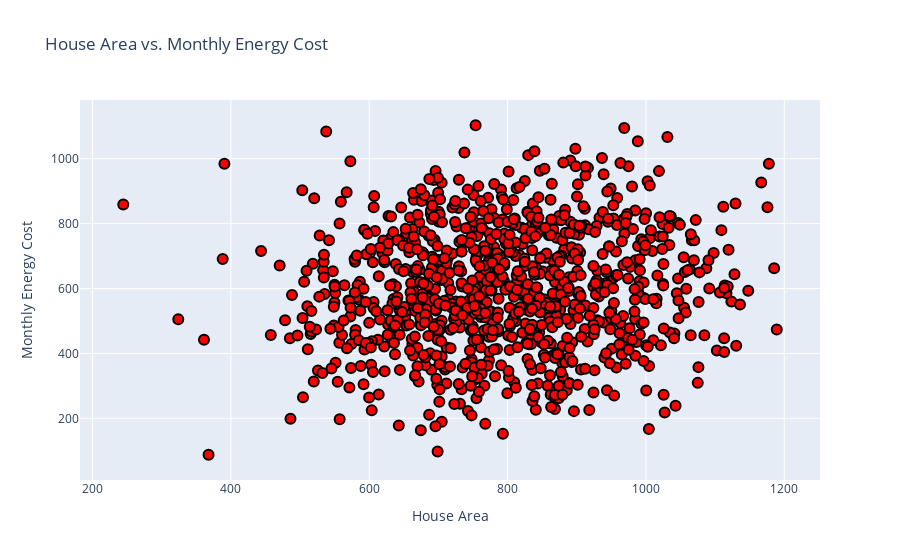

The notebook cell this image was saved under:
### Code cell
# add a layout
layout = dict(title = 'House Area vs. Monthly Energy Cost',
              xaxis= dict(title= 'House Area',ticklen= 100,zeroline= True),
              yaxis = dict(title='Monthly Energy Cost', ticklen=100, zeroline=True))

# update Scatter plot figure to include layout
fig = go.Figure(data=traces, layout=layout)
fig

### Figure 1 — Plotly figure (JSON) as saved in the notebook; plotly's stock layout.template omitted (floating-point values rounded to 4 significant figures; data arrays with more than 128 entries replaced by an {"elided": "..."} marker saying what was removed)
{"data": [{"marker": {"color": "red", "line": {"color": "black", "width": 2}, "size": 10}, "mode": "markers", "name": "area", "text": {"elided": "1000 float values"}, "type": "scatter", "x": {"elided": "1000 float values"}, "y": {"elided": "1000 float values"}}], "layout": {"title": {"text": "House Area vs. Monthly Energy Cost"}, "xaxis": {"ticklen": 100, "title": {"text": "House Area"}, "zeroline": true}, "yaxis": {"ticklen": 100, "title": {"text": "Monthly Energy Cost"}, "zeroline": true}}}
